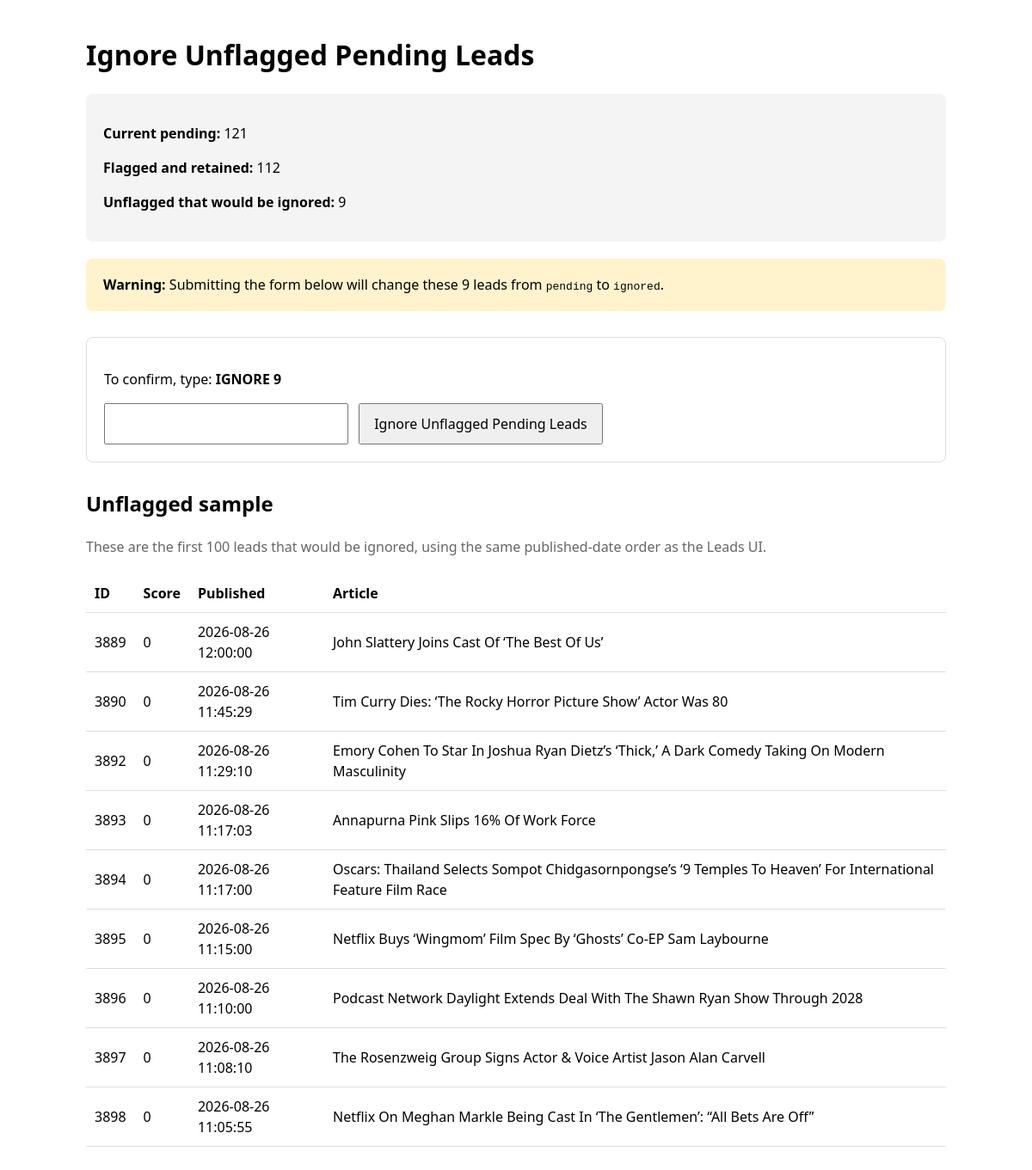
/scripts/ignore-unflagged-pending.php, run on the app's committed database.
### tables this page shows
CREATE TABLE leads (
        id INTEGER PRIMARY KEY AUTOINCREMENT,
        rss_guid TEXT NOT NULL UNIQUE,
        source TEXT NOT NULL DEFAULT 'Deadline',
        article_title TEXT NOT NULL,
        article_url TEXT NOT NULL,
        article_excerpt TEXT,
        published_at TEXT,
        status TEXT NOT NULL DEFAULT 'pending',
        notes TEXT,
        reviewed_at TEXT,
        created_at TEXT NOT NULL DEFAULT CURRENT_TIMESTAMP,
        updated_at TEXT NOT NULL DEFAULT CURRENT_TIMESTAMP
    , featured_image_url TEXT);

### scripts/ignore-unflagged-pending.php (the view, shortened to what this page needs)
<?php
$db = get_db();
$db->setAttribute(PDO::ATTR_ERRMODE, PDO::ERRMODE_EXCEPTION);
$potentialKeywords = [
    'adaptation'    => 5,
    'based on'      => 5,
    'optioned'      => 5,
    'novel'         => 4,
    'book'          => 3,
    'memoir'        => 3,
    'graphic novel' => 4,
    'short story'   => 4,
    'bestseller'    => 2,
    'author'        => 2,
];
function calculatePotentialScore(
    array $lead,
    array $potentialKeywords
): int {
    $potentialText = strtolower(
        ($lead['article_title'] ?? '') . ' ' .
        ($lead['article_excerpt'] ?? '')
    );
    $score = 0;
    foreach ($potentialKeywords as $keyword => $points) {
        if (str_contains($potentialText, $keyword)) {
            $score += $points;
        }
    }
    return $score;
}
$stmt = $db->query("
    SELECT
        id,
        article_title,
        article_excerpt,
        published_at
    FROM leads
    WHERE status = 'pending'
    ORDER BY published_at DESC
");
$pendingLeads = $stmt->fetchAll(PDO::FETCH_ASSOC);
$flagged = [];
$unflagged = [];
foreach ($pendingLeads as $lead) {
    $score = calculatePotentialScore($lead, $potentialKeywords);
    $lead['potential_score'] = $score;
    if ($score >= 3) {
        $flagged[] = $lead;
    } else {
        $unflagged[] = $lead;
    }
}
$totalPending = count($pendingLeads);
$flaggedCount = count($flagged);
$unflaggedCount = count($unflagged);
?>
<!doctype html>
<html lang="en">
<head>
</head>
<body>
<h1>Ignore Unflagged Pending Leads</h1>
<div class="summary">
    <p>
        <strong>Current pending:</strong>
        <?= number_format($totalPending) ?>
    </p>
    <p>
        <strong>Flagged and retained:</strong>
        <?= number_format($flaggedCount) ?>
    </p>
    <p>
        <strong>Unflagged that would be ignored:</strong>
        <?= number_format($unflaggedCount) ?>
    </p>
</div>
<?php if ($unflaggedCount > 0): ?>
    <div class="warning">
        <strong>Warning:</strong>
        Submitting the form below will change these
        <?= number_format($unflaggedCount) ?>
        leads from
        <code>pending</code>
        to
        <code>ignored</code>.
    </div>
    <form method="post">
        <p>
            To confirm, type:
            <strong>
                IGNORE <?= number_format($unflaggedCount, 0, '.', '') ?>
            </strong>
        </p>
        <input
            type="text"
            name="confirmation"
            autocomplete="off"
            required
        >
        <button type="submit">
            Ignore Unflagged Pending Leads
        </button>
    </form>
<?php else: ?>
    <p>
        There are currently no unflagged pending leads to update.
    </p>
<?php endif; ?>
<h2>Unflagged sample</h2>
<p class="muted">
    These are the first 100 leads that would be ignored,
    using the same published-date order as the Leads UI.
</p>
<table>
    <thead>
    <tr>
        <th>ID</th>
        <th>Score</th>
        <th>Published</th>
        <th>Article</th>
    </tr>
    </thead>
    <tbody>
    <?php foreach (array_slice($unflagged, 0, 100) as $lead): ?>
        <tr>
            <td>
                <?= htmlspecialchars((string) $lead['id']) ?>
            </td>
            <td>
                <?= htmlspecialchars(
                    (string) $lead['potential_score']
                ) ?>
            </td>
            <td>
                <?= htmlspecialchars(
                    (string) ($lead['published_at'] ?? '')
                ) ?>
            </td>
            <td>
                <?= htmlspecialchars(
                    (string) $lead['article_title']
                ) ?>
            </td>
        </tr>
    <?php endforeach; ?>
    </tbody>
</table>
</body>
</html>

### scripts/ignore-unflagged-pending.php (style rules this page uses)
body { font-family: system-ui, sans-serif; max-width: 1000px; margin: 40px auto; padding: 0 20px; line-height: 1.5; }
.summary, .warning, .success, .error { padding: 18px 20px; border-radius: 8px; margin: 20px 0; }
.summary { background: #f4f4f4; }
.warning { background: #fff3cd; }
form { margin: 30px 0; padding: 20px; border: 1px solid #ddd; border-radius: 8px; }
input[type="text"] { font: inherit; padding: 10px; width: 260px; max-width: 100%; }
button { font: inherit; padding: 10px 16px; margin-left: 8px; cursor: pointer; }
table { width: 100%; border-collapse: collapse; margin-top: 20px; }
th, td { text-align: left; padding: 10px; border-bottom: 1px solid #ddd; }
.muted { color: #666; }

### data on the page
leads: id "3889", potential_score "0", published_at "2026-08-26 12:00:00", article_title "John Slattery Joins Cast Of ‘The Best Of Us’"
leads: id "3890", potential_score "0", published_at "2026-08-26 11:45:29", article_title "Tim Curry Dies: ‘The Rocky Horror Picture Show’ Actor Was 80"
leads: id "3892", potential_score "0", published_at "2026-08-26 11:29:10", article_title "Emory Cohen To Star In Joshua Ryan Dietz’s ‘Thick,’ A Dark Comedy Taking On Modern Masculinity"
leads: id "3893", potential_score "0", published_at "2026-08-26 11:17:03", article_title "Annapurna Pink Slips 16% Of Work Force"
leads: id "3894", potential_score "0", published_at "2026-08-26 11:17:00", article_title "Oscars: Thailand Selects Sompot Chidgasornpongse’s ‘9 Temples To Heaven’ For International Feature Film Race"
leads: id "3895", potential_score "0", published_at "2026-08-26 11:15:00", article_title "Netflix Buys ‘Wingmom’ Film Spec By ‘Ghosts’ Co-EP Sam Laybourne"
leads: id "3896", potential_score "0", published_at "2026-08-26 11:10:00", article_title "Podcast Network Daylight Extends Deal With The Shawn Ryan Show Through 2028"
leads: id "3897", potential_score "0", published_at "2026-08-26 11:08:10", article_title "The Rosenzweig Group Signs Actor & Voice Artist Jason Alan Carvell"
leads: id "3898", potential_score "0", published_at "2026-08-26 11:05:55", article_title "Netflix On Meghan Markle Being Cast In ‘The Gentlemen’: “All Bets Are Off”"

### other printed values
$totalPending "121"
$flaggedCount "112"
$unflaggedCount "9"
